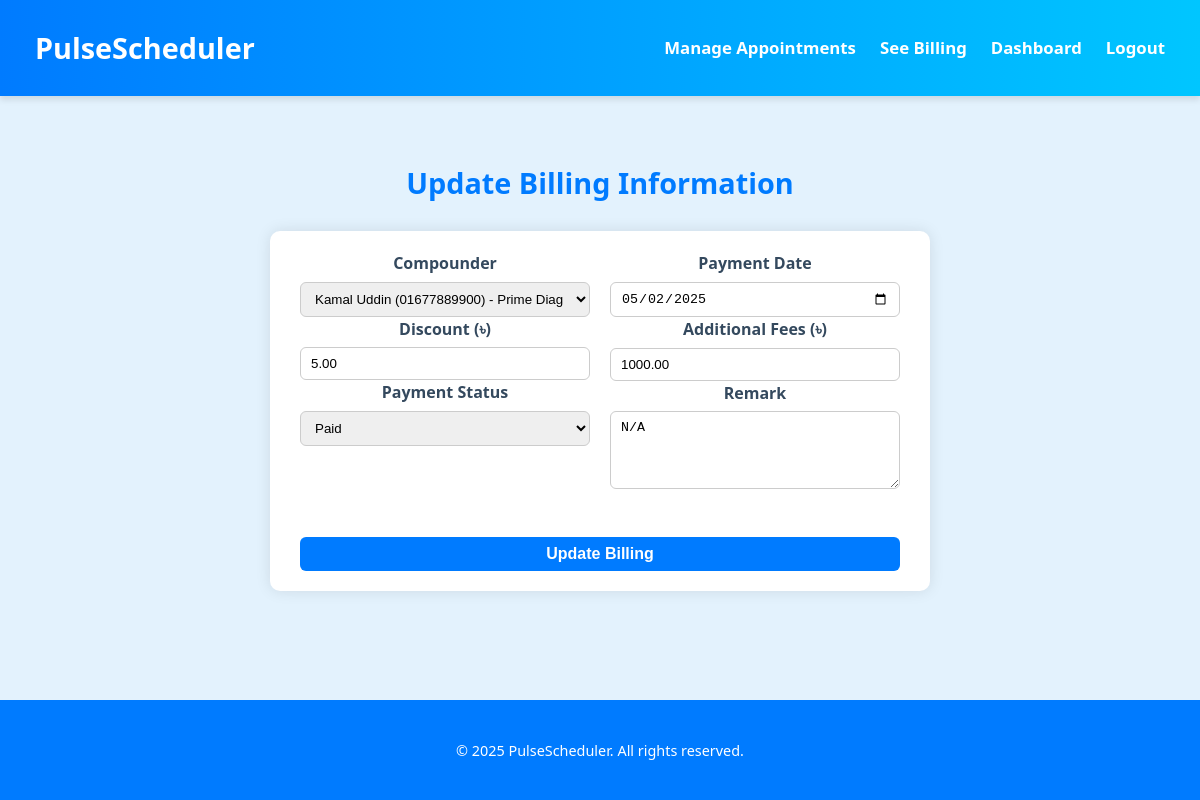
Page /update_billing.php?appointment_ID=34 (signed in) on the committed database.
### tables this page shows
CREATE TABLE IF NOT EXISTS `billing` (
  `appointment_ID` int NOT NULL,
  `compounder_ID` int DEFAULT NULL,
  `discount` decimal(10,2) DEFAULT '0.00',
  `payment_date` date DEFAULT NULL,
  `payment_status` enum('Paid','Free','Pending') DEFAULT 'Pending',
  `additional_fees` decimal(10,2) DEFAULT '0.00',
  `remark` text,
  PRIMARY KEY (`appointment_ID`),
  KEY `compounder_ID` (`compounder_ID`)
);

CREATE TABLE IF NOT EXISTS `compounder` (
  `user_ID` int NOT NULL,
  `qualification` text,
  `chamber_ID` int DEFAULT NULL,
  PRIMARY KEY (`user_ID`),
  KEY `fk_chamber` (`chamber_ID`)
);

CREATE TABLE IF NOT EXISTS `systemuser` (
  `user_ID` int NOT NULL AUTO_INCREMENT,
  `user_name` varchar(250) NOT NULL,
  `user_password` varchar(250) NOT NULL,
  `full_name` varchar(250) DEFAULT NULL,
  `birth_certificate_number` char(17) DEFAULT NULL,
  `gender` enum('Male','Female','Other') DEFAULT NULL,
  `photo` text,
  `birth_day` date DEFAULT NULL,
  `blood_group` enum('A+','A-','B+','B-','O+','O-','AB+','AB-','Other') DEFAULT NULL,
  `medical_history` text,
  `role` enum('User','Admin','Head') DEFAULT 'User',
  PRIMARY KEY (`user_ID`),
  UNIQUE KEY `birth_cirtificate_number` (`birth_certificate_number`)
);

### update_billing.php (the view, shortened to what this page needs)
<?php
require_once 'db.php';
$appointment_ID = intval($_GET['appointment_ID']);
$stmt = $conn->prepare("SELECT * FROM billing WHERE appointment_ID = ?");
$stmt->bind_param("i", $appointment_ID);
$stmt->execute();
$result = $stmt->get_result();
$billing = $result->fetch_assoc();
$stmt = $conn->prepare("SELECT doctor_ID FROM appointment WHERE appointment_ID = ?");
$stmt->bind_param("i", $appointment_ID);
$stmt->execute();
$doctor_result = $stmt->get_result();
$doctor_row = $doctor_result->fetch_assoc();
$doctor_ID = $doctor_row['doctor_ID'];
$query = "
    SELECT cu.user_ID, su.full_name,
           GROUP_CONCAT(DISTINCT up.phone ORDER BY up.phone SEPARATOR ', ') AS phones,
           c.chamber_name,
           CONCAT_WS(', ', a.house_no, a.road, a.area, a.thana, a.district, a.division, a.postal_code) AS full_address
    FROM works_for wf
    JOIN compounder cu ON wf.compounder_ID = cu.user_ID
    JOIN systemuser su ON cu.user_ID = su.user_ID
    LEFT JOIN user_phone up ON cu.user_ID = up.user_ID
    LEFT JOIN chamber c ON cu.chamber_ID = c.chamber_ID
    LEFT JOIN chamber_address a ON c.chamber_ID = a.chamber_ID
    WHERE wf.doctor_ID = ?
    GROUP BY cu.user_ID
";
$stmt = $conn->prepare($query);
$stmt->bind_param("i", $doctor_ID);
$stmt->execute();
$compounders = $stmt->get_result();
?>
<!DOCTYPE html>
<html>
<head>
</head>
<body>
<header>
    <nav>
        <div class="logo">
            <h1>PulseScheduler</h1>
        </div>
        <ul class="nav-links">
        <li><a href="manage_appointment.php">Manage Appointments</a></li>
        <li><a href="manage_billing.php">See Billing</a></li>
        <li><a href="manage_doctor_profile.php">Dashboard</a></li>
        <li><a href="logout.php">Logout</a></li>
        </ul>
    </nav>
</header>
<div class="content">
    <h2>Update Billing Information</h2>
    <form method="post">
        <div class="half-width">
            <label for="compounder_ID">Compounder</label>
            <select name="compounder_ID">
                <?php while ($c = $compounders->fetch_assoc()): ?>
                    <option value="<?= $c['user_ID'] ?>" <?= $billing['compounder_ID'] == $c['user_ID'] ? 'selected' : '' ?>>
                        <?= htmlspecialchars($c['full_name']) ?> (<?= htmlspecialchars($c['phones']) ?>)
                    </option>
                <?php endwhile; ?>
            </select>
            <label for="discount">Discount (৳)</label>
            <input type="number" step="0.01" name="discount" value="<?= htmlspecialchars($billing['discount']) ?>" required>
            <label for="payment_status">Payment Status</label>
            <select name="payment_status" required>
                <option value="Paid" <?= $billing['payment_status'] === 'Paid' ? 'selected' : '' ?>>Paid</option>
            </select>
        </div>
        <div class="half-width">
            <label for="payment_date">Payment Date</label>
            <input type="date" name="payment_date" value="<?= htmlspecialchars($billing['payment_date']) ?>">
            <label for="additional_fees">Additional Fees (৳)</label>
            <input type="number" step="0.01" name="additional_fees" value="<?= htmlspecialchars($billing['additional_fees']) ?>">
            <label for="remark">Remark</label>
            <textarea name="remark" rows="4"><?= htmlspecialchars($billing['remark']) ?></textarea>
        </div>
        <input type="submit" value="Update Billing">
    </form>
</div>
<footer>
    <p>&copy; <?php echo date('Y'); ?> PulseScheduler. All rights reserved.</p>
</footer>
</body>
</html>

### update_billing.php (style rules this page uses)
body { font-family: 'Segoe UI', Tahoma, Geneva, Verdana, sans-serif; background-color: #e3f2fd; margin: 0; padding: 0; box-sizing: border-box; color: #333; line-height: 1.6; min-height: 100vh; display: flex; flex-direction: column; }
.content { max-width: 1300px; margin: 40px auto; padding: 0 30px; flex: 1; text-align: center; }
header { background: linear-gradient(90deg, #007BFF, #00C6FF); color: white; padding: 10px 20px; box-shadow: 0 4px 6px rgba(0, 0, 0, 0.1); }
nav { display: flex; justify-content: space-between; align-items: center; max-width: 1200px; margin: 0 auto; padding: 15px 15px; }
.logo h1 { font-size: 1.8rem; margin: 0; }
.nav-links { list-style: none; display: flex; gap: 24px; margin: 0; padding: 0; }
.nav-links a { color: white; text-decoration: none; font-weight: bold; font-size: 1.05em; transition: color 0.3s ease; }
h2 { color: #007bff; margin-bottom: 25px; font-size: 1.8rem; }
form { background-color: #ffffff; padding: 20px 30px; border-radius: 10px; width: 600px; max-width: 100%; margin: auto; box-shadow: 0 0 15px rgba(0, 0, 0, 0.1); display: grid; grid-template-columns: 1fr 1fr; gap: 20px; }
label { display: block; font-weight: bold; color: #34495e; }
input, select, textarea { width: 100%; padding: 8px 10px; margin-top: 5px; border-radius: 6px; border: 1px solid #ccc; box-sizing: border-box; }
input[type="submit"] { background-color: #007bff; color: white; border: none; margin-top: 20px; font-size: 16px; font-weight: bold; grid-column: span 2; }
textarea { grid-column: span 2; }
.half-width { grid-column: span 1; }
footer { background-color: #007bff; color: white; text-align: center; padding: 1.5rem; margin-top: 2rem; font-size: 0.9rem; }

### rows in the picture
billing: compounder_ID "Kamal Uddin (01677889900) - Prime Diagnostic Lab & Imaging , 32, Majid Saroni, Sonadanga, Sonadanga, Khulna, Khulna, 9000", discount "5.00", payment_status "Paid", payment_date "05/02/2025", additional_fees "1000.00", remark "N/A"
